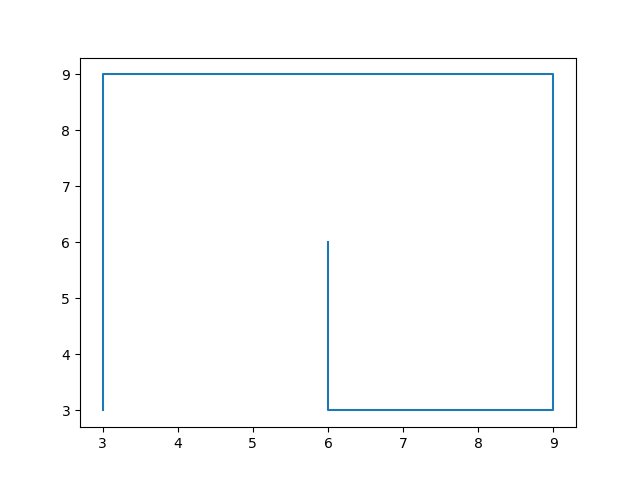

Python code for this plot:
import matplotlib.pyplot as plt, numpy as np
from tkinter import Tk, PhotoImage, Entry, Label
from PIL import ImageTk, Image


def espiral(entry):
    n = int(e.get())

    def s(n):
        import matplotlib.pyplot as plt
        x=[1]
        y=[0]
        c=0
        d=1
        for _ in range(n):
            y.append(y[-1]+(n-c))
            y.append(y[-1])
            x.append(x[-1])
            x.append(x[-1]+n-d) #avança
            c+=1
            d+=1
            y.append(y[-1]-(n-c))
            y.append(y[-1])
            x.append(x[-1])
            x.append(x[-1]-n+d) #retrocede
            d=d+1
            c = c+1
        y[0]=1
        
        return x[0:2*n],y[0:2*n]
    
    plt.clf()
    t=np.array(s(n))*3
    plt.plot(t[0], t[1])
    
    plt.savefig('espiral1.png')

    load = Image.open('espiral1.png')
    render = ImageTk.PhotoImage(load)
    img = Label(w, image = render)
    img.image = render
    img.place(x=0, y=100)    

w = Tk()
w.geometry('600x600')

titulo = Label(w, text = 'espiral!',)
titulo.place(x=0, y=0)
titulo.config(font=("Courier", 44))

# load = Image.open('espiral.png')
# render = ImageTk.PhotoImage(load)
# img = Label(w, image = render)
# img.image = render
# img.place(x=0, y=120)

e = Entry(w, width=50)
e.insert(0,'Digite o número de espirais')
e.place(x=0, y=80)


w.bind('<Return>', espiral)




w.mainloop()